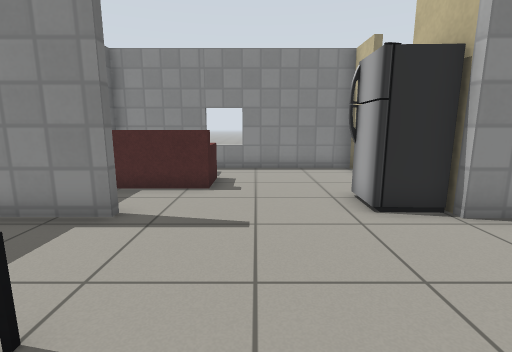
[1] (above)

14 first-person views from a walk through a robot-simulator world made for Gazebo. The camera is 0.9 m above the floor, tilts 10° down and sees 85° across. The floor is counted in squares, 0.5 m on a side. Each view is taken from the middle of a square. On the plan, view 1 faces up. The plan holds only what a view shows up to about 15 squares ahead; the rest is blank. Gazebo's built-in surfaces are drawn with simple patterns. Some stock models are drawn as simple stand-ins. Some surface patterns are stand-ins.

[2]
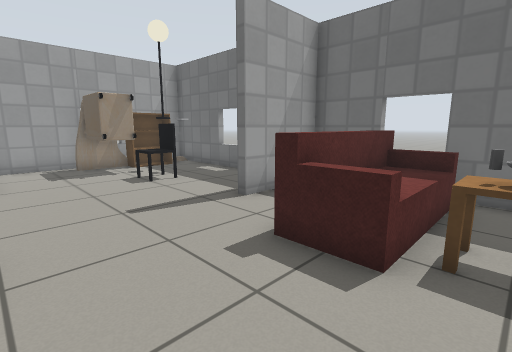

[3]
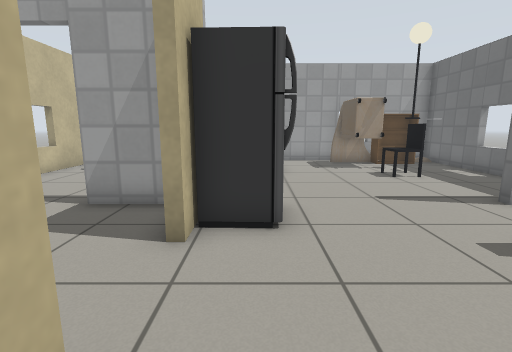

[4]
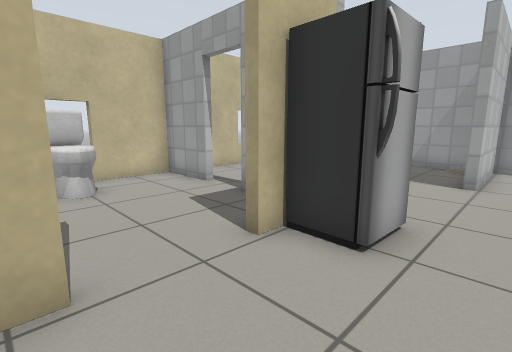

[5]
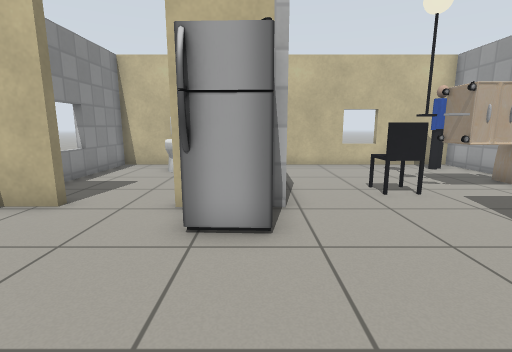

[6]
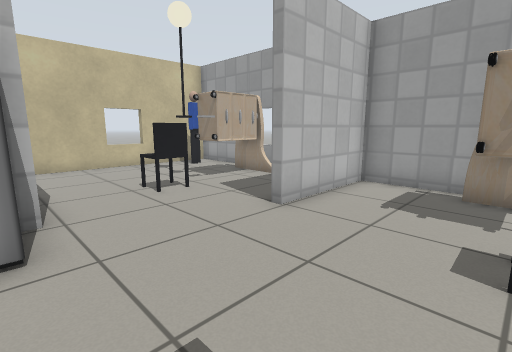

[7]
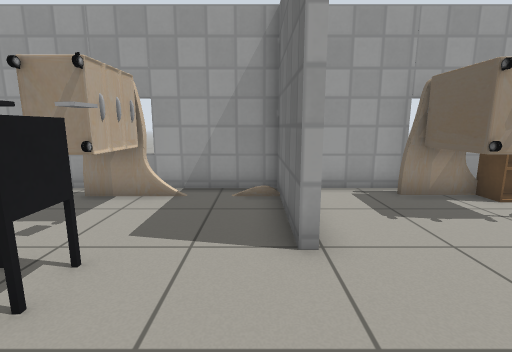

[8]
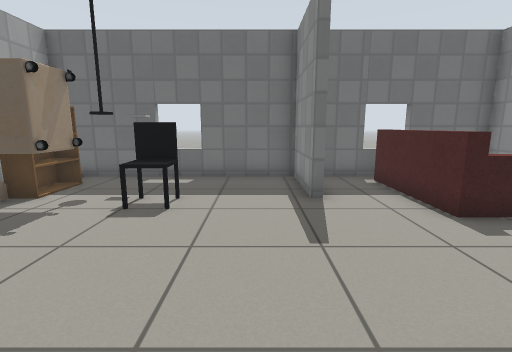

[9]
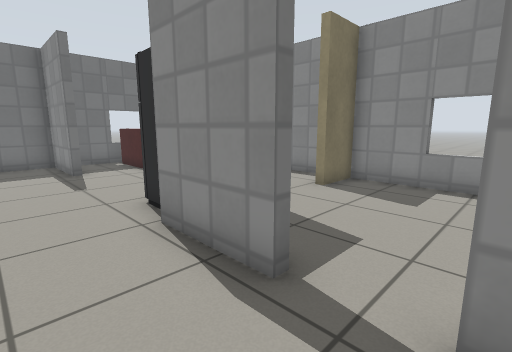

[10]
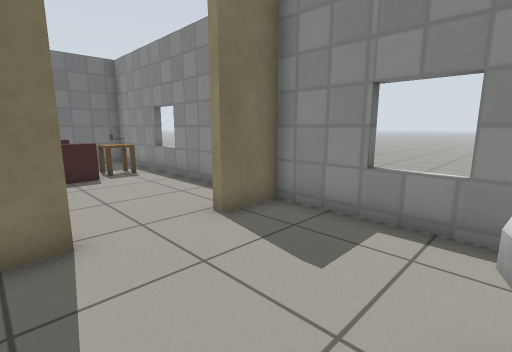

[11]
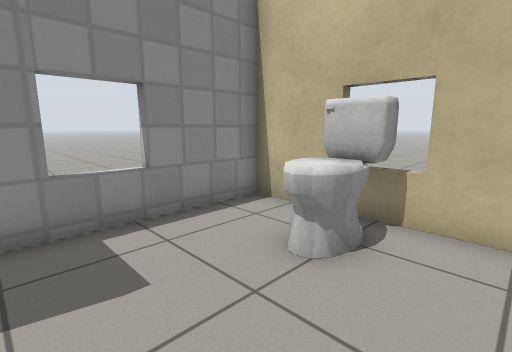

[12]
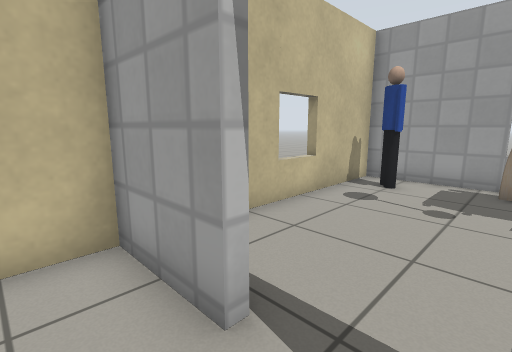

[13]
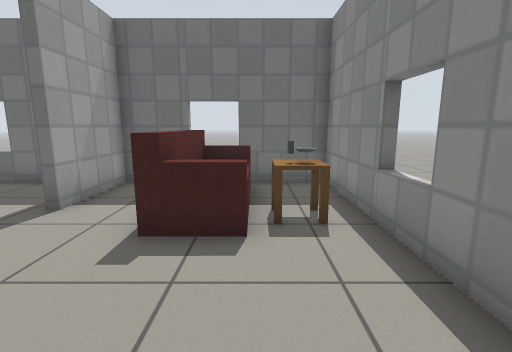

[14]
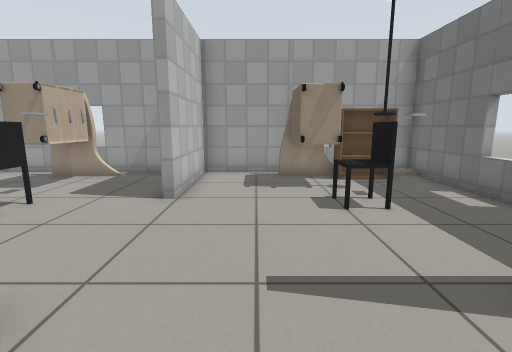

### Floor plan
Ten units are one square. View 1 is at (0, 0); x grows to the right and y downward. Boxes are objects, and circles mark ways between rooms. Rooms are numbered by the first view taken in them; rooms with no view inside come last. Other rooms are left out.
<svg viewBox="-66 -128 186 164">
<path fill="none" stroke="#000" d="M-29 -53 -61 -53 -61 31 21 31 21 -11M42 -53 42 -78 44 -78M42 -105 42 -123 -61 -123 -61 -56 -29 -56M70 -53 42 -53M24 -11 24 31 113 31 113 -46M88 -56 113 -56 113 -86M113 -104 113 -123 44 -123 44 -105M44 -78 44 -70M51 -56 70 -56"/>
<rect x="-55" y="-105" width="40" height="30" fill="#bbb"><title>sofa</title></rect>
<rect x="-45" y="15" width="20" height="10" fill="#bbb"><title>bookshelf</title></rect>
<rect x="-45" y="-5" width="10" height="10" fill="#bbb"><title>lamp</title></rect>
<rect x="-45" y="-15" width="10" height="10" fill="#bbb"><title>other object</title></rect>
<rect x="-35" y="-25" width="20" height="20" fill="#bbb"><title>office chair</title></rect>
<rect x="-35" y="-105" width="20" height="10" fill="#bbb"><title>side table</title></rect>
<rect x="-35" y="-115" width="10" height="10" fill="#bbb"><title>other object</title></rect>
<rect x="-25" y="-5" width="10" height="30" fill="#bbb"><title>desk</title></rect>
<rect x="-25" y="-115" width="10" height="10" fill="#bbb"><title>drink can</title></rect>
<rect x="25" y="-75" width="10" height="20" fill="#bbb"><title>fridge</title></rect>
<rect x="55" y="5" width="20" height="20" fill="#bbb"><title>desk</title></rect>
<rect x="55" y="-15" width="10" height="20" fill="#bbb"><title>book</title></rect>
<rect x="55" y="-25" width="10" height="10" fill="#bbb"><title>office chair</title></rect>
<rect x="65" y="-15" width="10" height="20" fill="#bbb"><title>lamp</title></rect>
<rect x="95" y="15" width="10" height="10" fill="#bbb"><title>person</title></rect>
<rect x="85" y="-105" width="30" height="20" fill="#bbb"><title>toilet</title></rect>
<circle cx="30" cy="-35" r="3" fill="#2a7"/>
<circle cx="40" cy="-90" r="3" fill="#2a7"/>
<circle cx="75" cy="-55" r="3" fill="#2a7"/>
<text x="-10" y="-60">1</text>
<text x="70" y="-10">2</text>
<text x="80" y="-90">3</text>
</svg>
Room 1 opens to room 2. Room 1 opens to room 3. Room 2 opens to room 3.

Where each view was taken, in squares from view 1:
view 1: 0 up, 0 right, facing up
view 2: 11 up, 2 right, facing down-left
view 3: 12 up, 3 right, facing down
view 4: 11 up, 1 right, facing down-right
view 5: 6 up, 2 left, facing right
view 6: 6 up, 2 left, facing down-right
view 7: 5 up, 3 right, facing down
view 8: 4 up, 4 right, facing left
view 9: 3 up, 9 right, facing up-left
view 10: 7 up, 9 right, facing up-left
view 11: 7 up, 6 right, facing up-right
view 12: 7 up, 7 right, facing down-right
view 13: 10 up, 3 right, facing left
view 14: 8 up, 0 right, facing down
